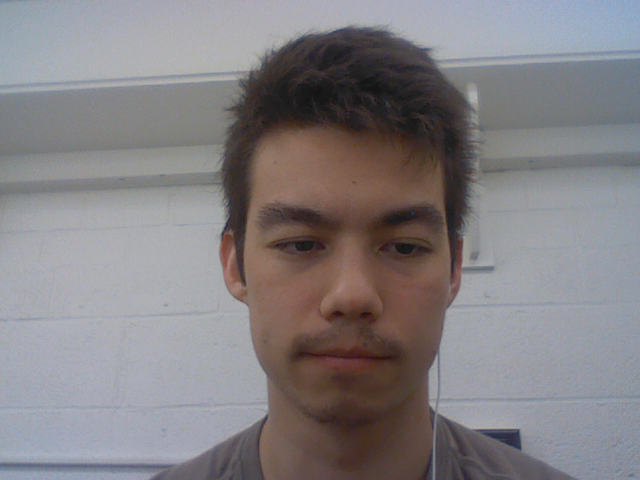
#> input picture images/one.png, 640 x 480 px
$ python sift_matching.py ../../../../../images/one.png ../../../../../images/two.png 5 3
#> lines starting #> are read from the running program, lines starting #| are printed output that depends on the picture
#> in match, img is the input picture: shape (480, 640, 3); mean B, G, R 131, 128.2, 131.8
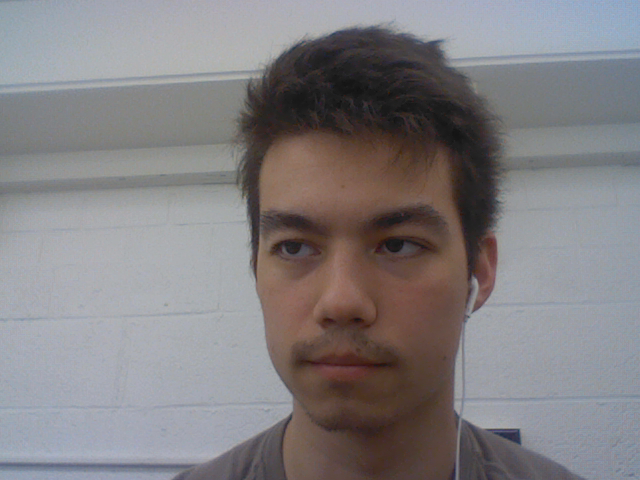
#> input picture images/two.png, 640 x 480 px
#> in match, temp is the input picture: shape (480, 640, 3); mean B, G, R 129.8, 127.4, 130.6
import cv2
import numpy as np
import itertools
import sys

def findKeyPoints(img, template, distance=100):
#> called with distance = 5
    detector = cv2.FeatureDetector_create("SIFT")
    descriptor = cv2.DescriptorExtractor_create("SIFT")

    skp = detector.detect(img)
#> skp = 116 keypoints; strongest (x, y, size): (338, 87, 81.3), (511, 438, 12.7), (236, 182, 25.7), (473, 97, 9.1)
    skp, sd = descriptor.compute(img, skp)

    tkp = detector.detect(template)
#> tkp = 116 keypoints; strongest (x, y, size): (513, 435, 9.9), (476, 211, 31.1), (475, 281, 4.5), (291, 239, 44.9)
    tkp, td = descriptor.compute(template, tkp)

    flann_params = dict(algorithm=1, trees=4)
    flann = cv2.flann_Index(sd, flann_params)
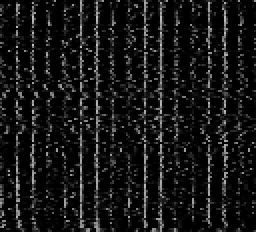
#> sd: shape (116, 128) float32 (shown 2 times larger); min 0, max 195, mean 21.8
    idx, dist = flann.knnSearch(td, 1, params={})
#> idx = 116 values, max 115 at index 48, min 0 at index 0, mean 57.28; dist = 116 values, max 232381 at index 39, min 1351 at index 21, mean 73859
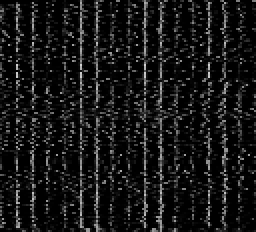
#> td: shape (116, 128) float32 (shown 2 times larger); min 0, max 209, mean 22.3
    del flann

    dist = dist[:,0]/2500.0
#> dist = 116 values, max 92.95 at index 39, min 0.54 at index 21, mean 29.54
    dist = dist.reshape(-1,).tolist()
    idx = idx.reshape(-1).tolist()
    indices = range(len(dist))
#> (the run stopped early here; a loop or call above may not have finished)
